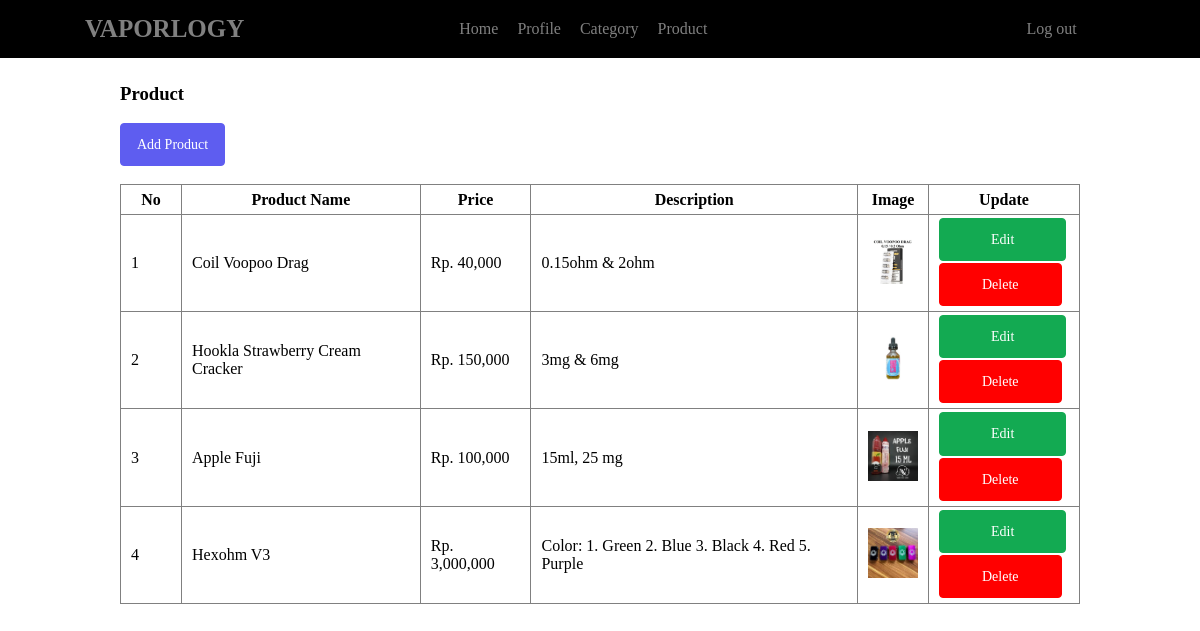
Screenshot of /product.php (signed in) with the database file from the repository.
### tables this page shows
CREATE TABLE `product` (
  `product_id` int(11) NOT NULL,
  `category_id` int(11) NOT NULL,
  `product_name` varchar(100) NOT NULL,
  `product_price` int(11) NOT NULL,
  `product_description` text NOT NULL,
  `product_image` varchar(100) NOT NULL,
  `date_created` timestamp NOT NULL DEFAULT current_timestamp()
);

### product.php (the view, shortened to what this page needs)
<?php
    include 'server.php';
?>
<!DOCTYPE html>
<html lang="en">
<head>
    <link rel="stylesheet" href="category.css">
</head>
<body>
    <header>
        <div class="container">
            <h1><a href="home.php">VAPORLOGY</a></h1>
            <ul class="topnavbar">
                <li><a href="home.php">Home</a></li>
                <li><a href="profile.php">Profile</a></li>
                <li><a href="kategori.php">Category</a></li>
                <li><a href="product.php">Product</a></li>
                <li class="logout"><a href="logout.php">Log out</a></li>
            </ul>
        </div>
    </header>
    <div class="section">
        <div class="container">
            <h3>Product</h3>
            <br>
            <div class="box">
                <button class="btn2">
                    <a href="add-product.php">Add Product</a>
                </button>
                <br>
                 <br>
                <table class="table" border="1" cellspacing="0">
                    <thead>
                        <tr>
                            <th width="60px">No</th>
                            <th>Product Name</th>
                            <th>Price</th>
                            <th>Description</th>
                            <th>Image</th>
                            <th width="150px">Update</th>
                        </tr>
                    </thead>
                    <tbody>
                        <tr>
                            <?php
                            $no = 1;
                            $product = mysqli_query($conn, "SELECT * FROM product LEFT JOIN category USING (category_id) ORDER BY product_id desc");
                            if(mysqli_num_rows($product) > 0){
                            while($row = mysqli_fetch_array($product)){
                        ?>
                            <td><?php echo $no++ ?></td>
                            <td><?php echo $row['product_name'] ?></td>
                            <td>Rp. <?php echo number_format($row['product_price']) ?></td>
                            <td><?php echo $row['product_description'] ?></td>
                            <td><a href="product/<?php echo $row['product_image'] ?>" target="_blank"></a><img src="product/<?php echo $row['product_image'] ?>
                            " width="50px"></td>
                            <td><button class="btn"><a href="edit-product.php?idp=<?php echo $row['product_id'] ?>">Edit</a></button>
                            <br>
                            <button class="btn1"><a href="delete.php?idp=<?php echo $row['product_id'] ?>" onclick="return confirm('Sure You Want Delete ?')">Delete</a></button></td>
                        </tr>
                        <?php }}else {?>
                                <tr>
                                    <td colspan="8">Data Not Found</td>
                                </tr>
                        <?php } ?>
                    </tbody>
                </table>
            </div>
        </div>
    </div>
</body>
</html>

### category.css (style rules this page uses)
* { padding: 0; margin: 0; font-family: 'gotham'; }
a { color: inherit; text-decoration: none; }
header { background-color: black; color: grey; }
header h1 { position: relative; left: -50px; float: left; padding: 15px; font-size: 25px; }
.topnavbar { position: relative; left: 135px; }
.logout { position: relative; left: 300px; font-family: 'gotham'; }
header ul li { display: inline-block; }
header ul li a { padding: 20px 0 20px 15px; display: inline-block; font-family: 'gotham'; }
.container { width: 80%; margin: 0 auto; }
.container:after { content: ''; display: block; clear: both; }
.section { padding: 25px 0; }
.btn { appearance: button; background-color: #13aa52; border: 1px solid #13aa52; border-radius: 4px; box-sizing: border-box; color: #FFFFFF; cursor: pointer; font-family: Graphik,-apple-system,system-ui,"Segoe UI",Roboto,Oxygen,Ubuntu,Cantarell,"Fira Sans","Droid Sans","Helvetica Neue",sans-serif; font-size: 14px; line-height: 1.15; overflow: visible; padding: 12px 51px; position: relative; top: -2px; text-align: center; text-transform: none; transition: all 80ms ease-in-out; user-select: none; -webkit-user-select: none; touch-action: manipulation; width: fit-content; }
.btn1 { appearance: button; background-color: red; border: 1px solid red; border-radius: 4px; box-sizing: border-box; color: #FFFFFF; cursor: pointer; font-family: Graphik,-apple-system,system-ui,"Segoe UI",Roboto,Oxygen,Ubuntu,Cantarell,"Fira Sans","Droid Sans","Helvetica Neue",sans-serif; font-size: 14px; line-height: 1.15; overflow: visible; padding: 12px 42px; position: relative; text-align: center; text-transform: none; transition: all 80ms ease-in-out; user-select: none; -webkit-user-select: none; touch-action: manipulation; width: fit-content; }
.btn2 { appearance: button; background-color: #5E5DF0; border: 1px solid #5E5DF0; border-radius: 4px; box-sizing: border-box; color: #FFFFFF; cursor: pointer; font-family: Graphik,-apple-system,system-ui,"Segoe UI",Roboto,Oxygen,Ubuntu,Cantarell,"Fira Sans","Droid Sans","Helvetica Neue",sans-serif; font-size: 14px; line-height: 1.15; overflow: visible; padding: 12px 16px; position: relative; text-align: center; text-transform: none; transition: all 80ms ease-in-out; user-select: none; -webkit-user-select: none; touch-action: manipulation; width: fit-content; }
.table { width: 100%; border-collapse: collapse; }
.table tr { height: 30px; }
.table tr td { padding: 5px 10px; }

### rows the page displays
product: product_name "Coil Voopoo Drag", product_price "40,000", product_description "0.15ohm & 2ohm", product_image (picture)
product: product_name "Hookla Strawberry Cream Cracker", product_price "150,000", product_description "3mg & 6mg", product_image (picture)
product: product_name "Apple Fuji", product_price "100,000", product_description "15ml, 25 mg", product_image (picture)
product: product_name "Hexohm V3", product_price "3,000,000", product_description "Color: 1. Green 2. Blue 3. Black 4. Red 5. Purple", product_image (picture)
